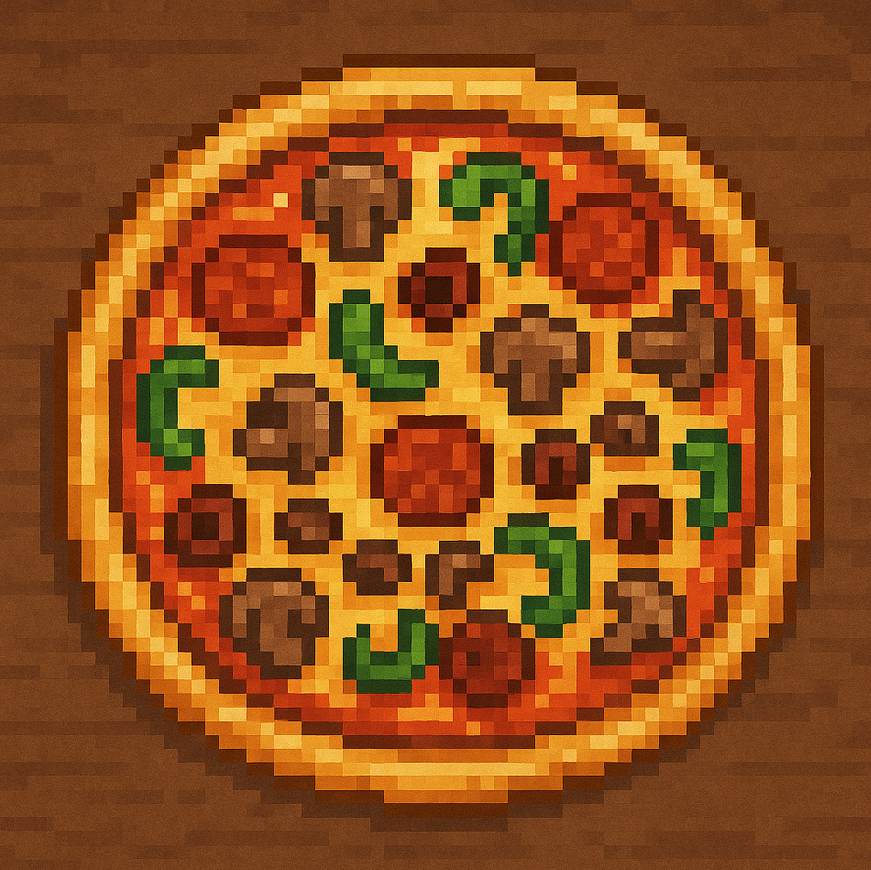
#> input picture input_image.png, 871 x 870 px
$ python semi_pixelated_to_perfect_pixel_V2.py
#> lines starting #> are read from the running program, lines starting #| are printed output that depends on the picture
# -*- coding: utf-8 -*-
"""
Semi-Pixelated to Perfect Pixel — Local Script (cleaned, minimal changes)

- Local-only: no Colab/Drive dependencies
- Uses files in the same folder as this script:
    - input:  input_image.png
    - output: fixed_image.png, intersections.txt
- Small fixes:
  * Respect show_plots parameter in batch mode
  * Save output to the correct output path (not the input path)
  * Light refactors + comments; major logic unchanged
"""

import os
import sys
from collections import Counter
from pathlib import Path

import cv2
import numpy as np
import matplotlib.pyplot as plt
from sklearn.cluster import DBSCAN


# === BATCH MODE (optional) ===
BATCH_MODE = False                 # set True to enable folder processing
INPUT_DIR = "input_images"         # folder with source images
OUTPUT_DIR = "output_images"       # folder to write results
BASE_OUTPUT_NAME = "fixed_image"   # produces fixed_image.png, fixed_image (2).png, ...

# === CONFIGURABLE PARAMETERS ===
SHOW_PLOTS = True  # default plotting behavior for single-image mode

# Minimum number of edge pixels required to consider a row/column as a line candidate
MIN_EDGE_PIXELS = 25

# === CANNY EDGE DETECTION PARAMETERS ===
CANNY_THRESHOLD_LOW = 30     # lower threshold for weak edges
CANNY_THRESHOLD_HIGH = 100   # upper threshold for strong edges

# DBSCAN parameters for clustering nearby detected lines
DBSCAN_EPS = 3               # max distance (in pixels) between clustered line positions
DBSCAN_MIN_SAMPLES = 1       # minimum samples per cluster (1 = even single line allowed)

# Internal runtime toggle so visualize() can respect run-time choice without changing many call sites
_CURRENT_SHOW_PLOTS = SHOW_PLOTS


# ---------- Helpers ----------
def fail(msg: str) -> None:
    print(f"[ERROR] {msg}", file=sys.stderr)
    raise SystemExit(1)


def check_image_readable(path: str, flag=cv2.IMREAD_COLOR) -> np.ndarray:
    img = cv2.imread(path, flag)
    if img is None:
        fail(f"Could not read image at '{path}'. Make sure the file exists and is a readable image.")
    return img


def smooth_edges(edges: np.ndarray, min_cluster_size: int = 3) -> np.ndarray:
    """
    Smooth the edges by eliminating clusters of adjacent edge pixels along rows.
    """
    smoothed = np.copy(edges)

    for i in range(edges.shape[0]):
        cluster = [0] if edges[i, 0] == 255 else []
        for j in range(1, edges.shape[1]):
            if edges[i, j] == 255 and (not cluster or j == cluster[-1] + 1):
                cluster.append(j)
            else:
                if len(cluster) >= min_cluster_size:
                    smoothed[i, cluster] = 0
                cluster = [j] if edges[i, j] == 255 else []
        if len(cluster) >= min_cluster_size:
            smoothed[i, cluster] = 0

    return smoothed


def cluster_line_positions(edge_mask_2d: np.ndarray, axis: str) -> np.ndarray:
    """
    Given a binary edge mask (255 for edge), cluster positions to find
    the dominant line coordinates.

    axis='rows'  -> find horizontal lines (varying along columns, index with y/row)
    axis='cols'  -> find vertical lines   (varying along rows, index with x/col)

    Returns a binary mask of the same shape with averaged line positions set to 255.
    """
    if axis == "rows":
        coords = np.where(edge_mask_2d == 255)[0].reshape(-1, 1)     # y-coords
    elif axis == "cols":
        coords = np.where(edge_mask_2d.T == 255)[0].reshape(-1, 1)   # x-coords via transpose
    else:
        fail("axis must be 'rows' or 'cols'")

    if coords.size == 0:
        fail("No edge pixels found to cluster. Try adjusting Canny thresholds.")

    # Count occurrences and filter out sparse coordinates
    counts = Counter(coords.flatten())
    filtered = np.array([pos for pos in coords if counts[pos[0]] > MIN_EDGE_PIXELS]).reshape(-1, 1)
    if filtered.size == 0:
        fail("Not enough repeated edge positions to cluster. The image might not be grid-like.")

    # Cluster nearby coordinates and average them into single lines
    clustering = DBSCAN(eps=DBSCAN_EPS, min_samples=DBSCAN_MIN_SAMPLES).fit(filtered)
    labels = clustering.labels_
    averaged_positions = [int(np.mean(filtered[labels == i])) for i in np.unique(labels)]

    out = np.zeros_like(edge_mask_2d, dtype=np.uint8)
    if axis == "rows":
        for y in averaged_positions:
            if 0 <= y < out.shape[0]:
                out[y, :] = 255
    else:
        for x in averaged_positions:
            if 0 <= x < out.shape[1]:
                out[:, x] = 255
    return out


def compute_midpoints_from_grid(grid_mask: np.ndarray) -> np.ndarray:
    """
    From a grid mask with 255 at horizontal and vertical lines, compute midpoints
    for each cell (grid square). Returns an (N, 2) array of (row, col) integer midpoints.
    """
    h, w = grid_mask.shape

    # Ensure a left boundary line exists to detect the first set of cells.
    if h > 1 and w > 1 and grid_mask[1, 0] != 255 and grid_mask[1, 1] != 255:
        grid_mask[:, 0] = 255

    intersections = []

    # Detect horizontal lines and collect intersection points where vertical lines meet them.
    for i in range(1, h):
        if grid_mask[i, 0] == 255 and grid_mask[i, 1] == 255:
            row_points = [[i, 0]]
            for j in range(w):
                if grid_mask[i, j] == 255 and i < h - 1 and grid_mask[i + 1, j] == 255:
                    row_points.append([i, j])
            if row_points:
                row_points.append([i, w - 1])
                intersections.append(row_points)

    # Ensure bottom boundary line is included for closing the last row of cells
    last_row = grid_mask[-1, :]
    last_points = [[h - 1, 0]]
    for j in range(w):
        if last_row[j] == 255 and grid_mask[-2, j] == 255:
            last_points.append([h - 1, j])
    last_points.append([h - 1, w - 1])
    intersections.append(last_points)

    # Compute midpoints between diagonal pairs of intersections
    mids = []
    for r in range(len(intersections) - 1):
        for c in range(len(intersections[r]) - 1):
            if c < len(intersections[r + 1]) - 1:
                mid_r = (intersections[r][c][0] + intersections[r + 1][c + 1][0]) / 2.0
                mid_c = (intersections[r][c][1] + intersections[r + 1][c + 1][1]) / 2.0
                mids.append([mid_r, mid_c])

    midpoints = np.array(mids).round().astype(int)
    if midpoints.size == 0:
        fail("Could not compute any cell midpoints. The detected grid might be degenerate.")
    return midpoints


def visualize(title: str, img: np.ndarray) -> None:
    # Respect the runtime toggle, so batch mode remains quiet.
    if not _CURRENT_SHOW_PLOTS:
        return
    plt.figure()
    if img.ndim == 2:
        plt.imshow(img, cmap="gray")
    else:
        plt.imshow(cv2.cvtColor(img, cv2.COLOR_BGR2RGB))
    plt.title(title)
    plt.axis("off")
    plt.show()


# [50 lines left out: functions next_available_output_path, batch_process_folder, not called in this run]


def run_pipeline(input_image_path="input_image.png",
                 output_image_path="fixed_image.png",
                 intersections_txt_path="intersections.txt",
                 show_plots=SHOW_PLOTS):
#> called with input_image_path = 'input_image.png', output_image_path = 'fixed_image.png', intersections_txt_path = 'intersections.txt', show_plots = True
    global _CURRENT_SHOW_PLOTS
    _CURRENT_SHOW_PLOTS = bool(show_plots)  # make visualize() respect this run's choice

    # Read images
    image_gray = check_image_readable(input_image_path, flag=cv2.IMREAD_GRAYSCALE)
    visualize("Grayscale Input", image_gray)

    # Edge detection
    edges = cv2.Canny(image_gray, CANNY_THRESHOLD_LOW, CANNY_THRESHOLD_HIGH)
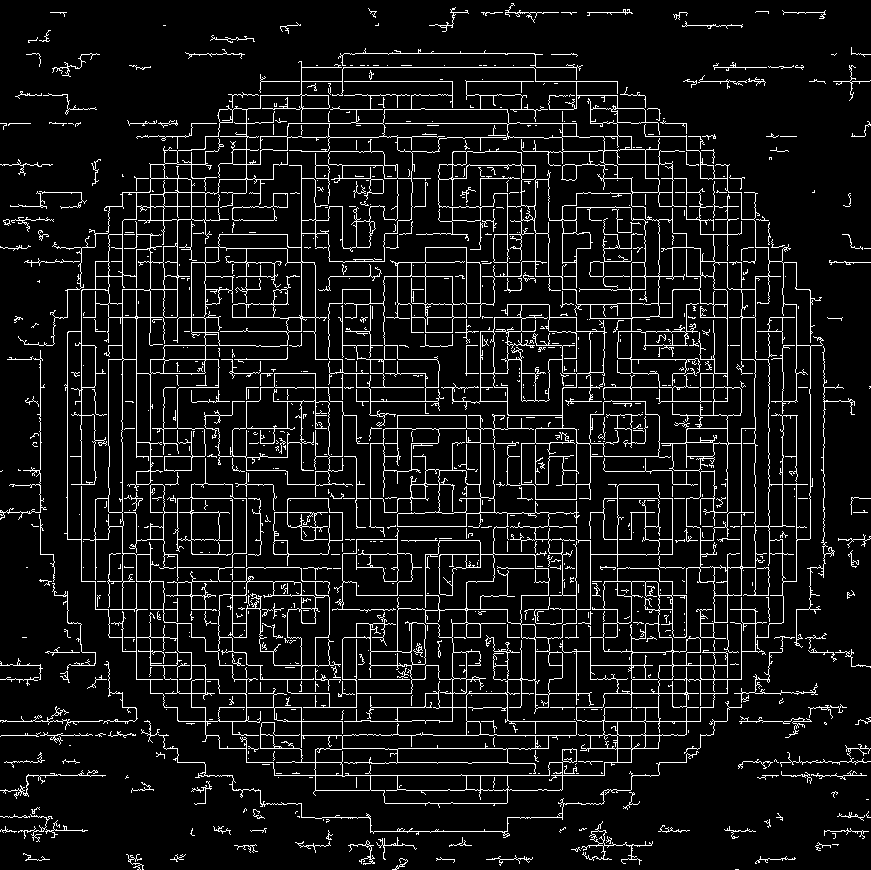
#> edges: shape (870, 871); 8.3% white in thin lines or dots
    visualize("Canny Edges", edges)

    # Smooth to keep only isolated row- or column-wise edges
    smoothed_rows = smooth_edges(edges)           # remove wide clusters along rows (keeps vertical-ish features)
#> after the loop in smooth_edges, `for i in range(edges.shape[0]):`: smoothed: shape (870, 871); 4.2% white in thin lines or dots
    smoothed_cols = smooth_edges(edges.T).T       # remove wide clusters along columns (keeps horizontal-ish features)
#> call 2 of smooth_edges, with min_cluster_size = 3
#> in smooth_edges (call 2), `smoothed = np.copy(edges)`: smoothed: shape (871, 870); 8.3% white in thin lines or dots
#> after the loop in smooth_edges (call 2), `for i in range(edges.shape[0]):`:
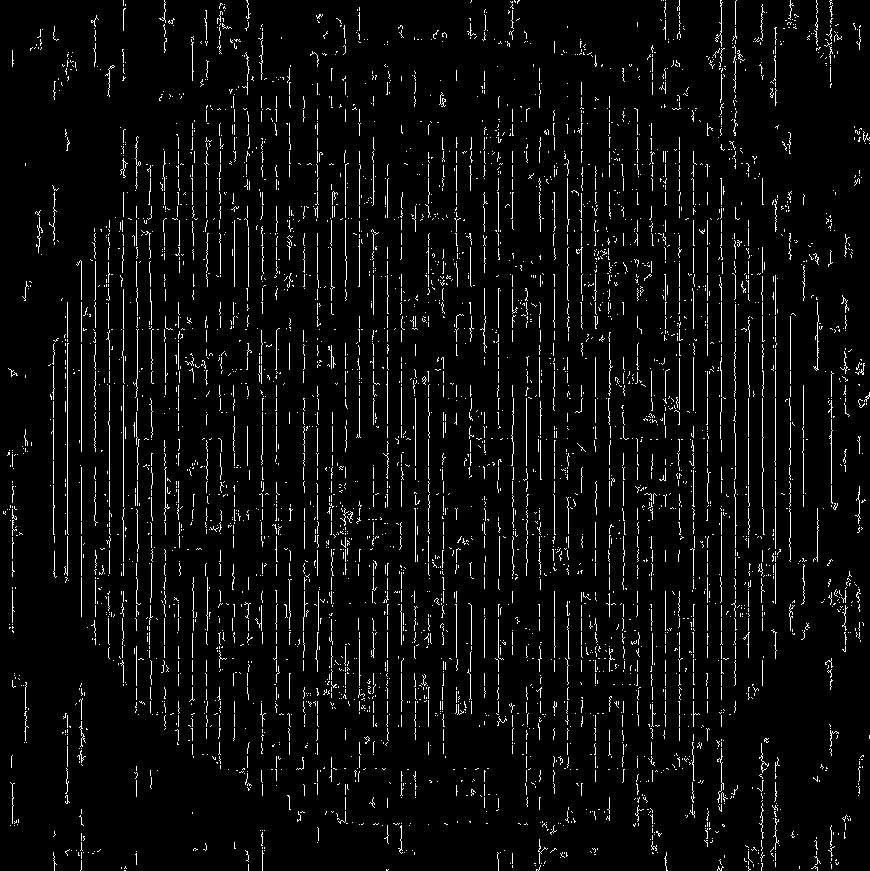
#> smoothed: shape (871, 870); 4.8% white in thin lines or dots
#> smoothed_cols: shape (870, 871); 4.8% white in thin lines or dots
    visualize("Smoothed Edges (Rows)", smoothed_rows)
    visualize("Smoothed Edges (Cols)", smoothed_cols)

    # Cluster horizontal and vertical lines
    merged_h = cluster_line_positions(smoothed_cols, axis="rows")
#> in cluster_line_positions, `counts = Counter(coords.flatten())`: counts = 855 items
#> in cluster_line_positions, `averaged_positions = [int(np.mean(filtered[labels == i])) for i in np...`: averaged_positions = 63 values from 12 to 863
#> the loop in cluster_line_positions, `for y in averaged_positions:` made 63 passes
#> y on passes 1 to 12: 12, 25, 39, 53, 66, 81, 94, 108, 122, 136, 150, 164
#> after the loop in cluster_line_positions, `for y in averaged_positions:`:
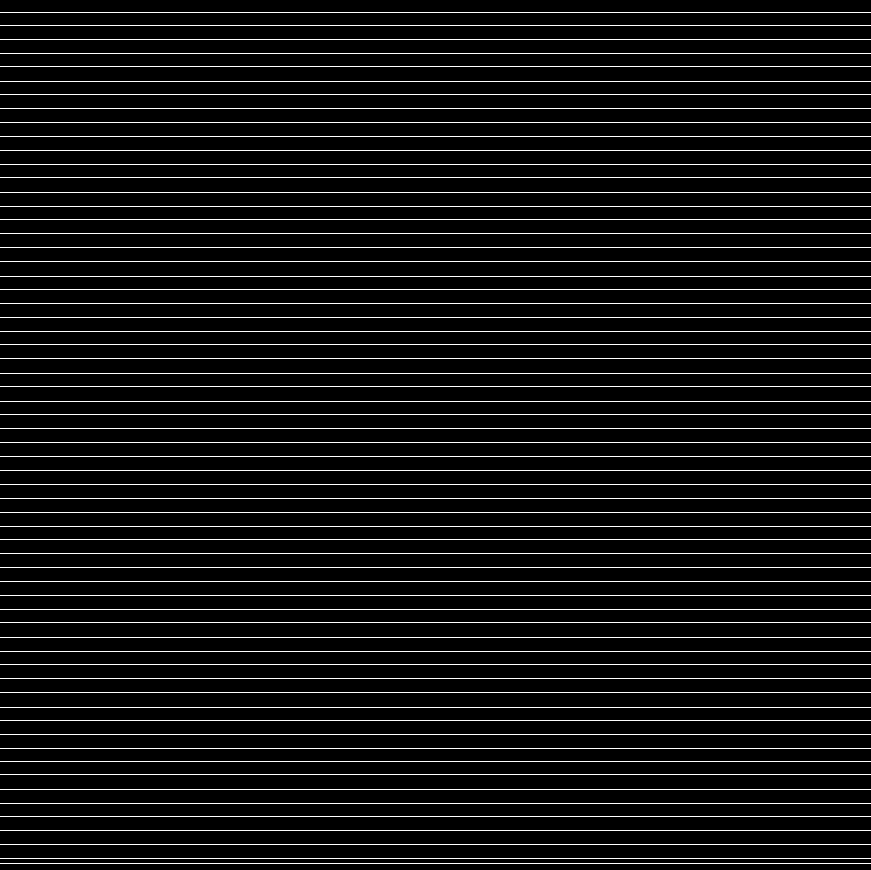
#> out: shape (870, 871); 7.2% white in thin lines or dots
    visualize("Merged Horizontal Lines", merged_h)

    merged_v = cluster_line_positions(smoothed_rows, axis="cols")
#> the loop in cluster_line_positions (call 2), `for x in averaged_positions:` made 62 passes
#> x on passes 1 to 12: 18, 27, 39, 53, 67, 80, 94, 108, 122, 136, 149, 163
#> after the loop in cluster_line_positions (call 2), `for x in averaged_positions:`: out: shape (870, 871); 7.1% white in thin lines or dots
    visualize("Merged Vertical Lines", merged_v)

    # Combine grid
    grid = np.maximum(merged_h, merged_v).astype(np.uint8)
#> grid: shape (870, 871); 13.8% white in thin lines or dots
    visualize("Combined Grid", grid)

    # Overlay grid on original for sanity-check (color input for overlay)
    image_color = check_image_readable(input_image_path, flag=cv2.IMREAD_COLOR)
#> in check_image_readable, img is the input picture: shape (870, 871, 3); mean B, G, R 26.7, 81.5, 147.2
    overlay = cv2.cvtColor(image_color.copy(), cv2.COLOR_BGR2RGB)
    if overlay.shape[:2] != grid.shape:
        overlay = cv2.resize(overlay, (grid.shape[1], grid.shape[0]))
    overlay[grid == 255] = [255, 0, 0]  # red grid overlay
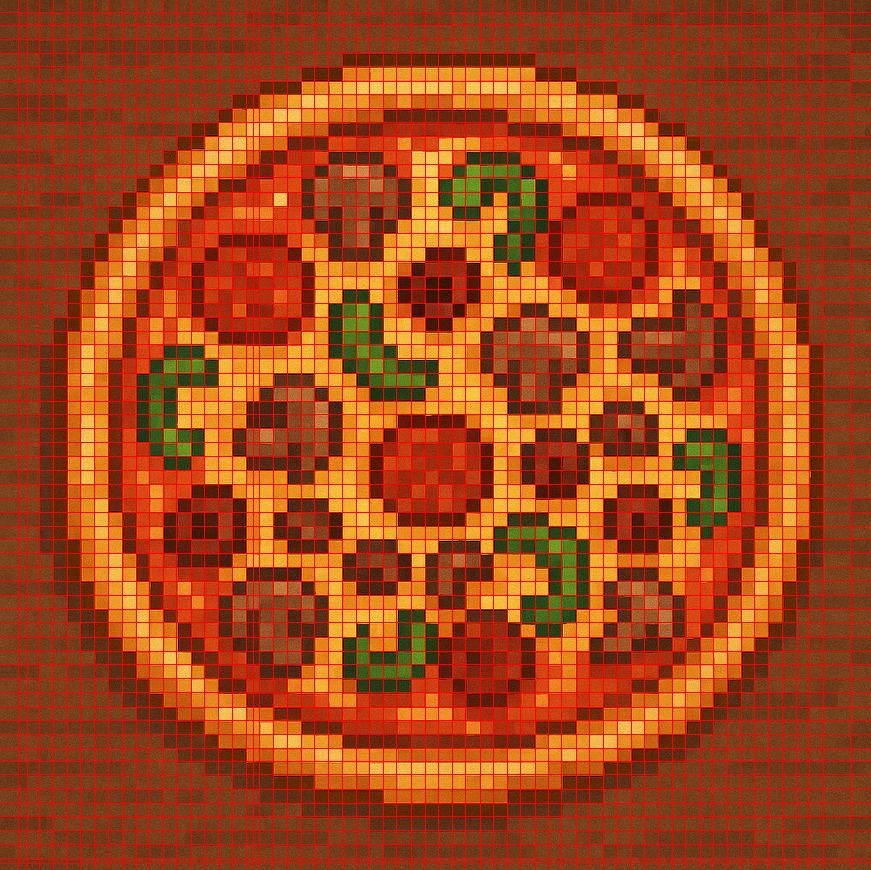
#> overlay: shape (870, 871, 3); mean R, G, B 162.3, 70.2, 23
    visualize("Grid Overlay", overlay)

    # Compute midpoints of grid cells
    midpoints = compute_midpoints_from_grid(grid)
#> in compute_midpoints_from_grid, `grid_mask[:, 0] = 255`:
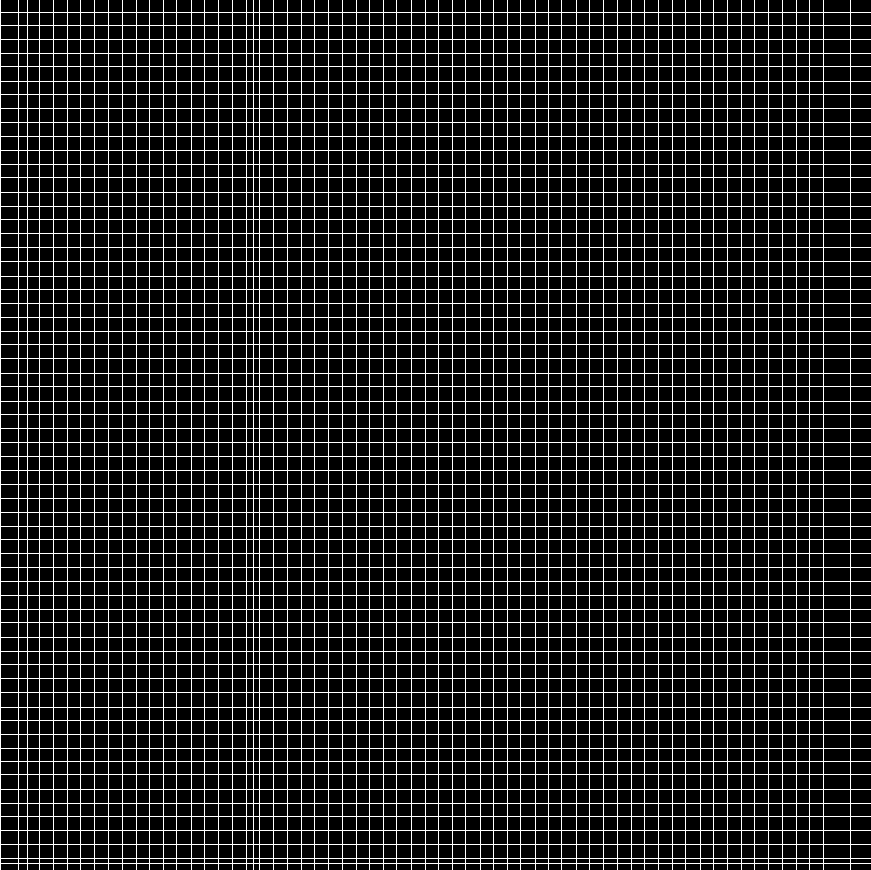
#> grid_mask: shape (870, 871); 14% white in thin lines or dots
#> after the loop in compute_midpoints_from_grid, `for i in range(1, h):`: intersections = 63 items
#> in compute_midpoints_from_grid, `last_row = grid_mask[-1, :]`: last_row = 871 values, max 255 at index 0, min 0 at index 1, mean 18.44
#> after the loop in compute_midpoints_from_grid, `for j in range(w):`: last_points = 64 pairs, first value 869 to 869, second value 0 to 850
#> the loop in compute_midpoints_from_grid, `for r in range(len(intersections) - 1):` made 63 passes
#> after the loop in compute_midpoints_from_grid, `for r in range(len(intersections) - 1):`: mids = 4032 pairs, first value 18.5 to 866, second value 0 to 860
#> in compute_midpoints_from_grid, `midpoints = np.array(mids).round().astype(int)`: midpoints = 4032 pairs, first value 18 to 866, second value 0 to 860

    # Save intersections (midpoints-based info) for debugging
    np.set_printoptions(threshold=sys.maxsize)
    with open(intersections_txt_path, "w", encoding="utf-8") as f:
        f.write(str(midpoints.tolist()))

    # Rebuild true pixel-art image by sampling original colors at cell midpoints
    unique_rows = np.unique(midpoints[:, 0]).shape[0]
#> unique_rows = 63
    unique_cols = np.unique(midpoints[:, 1]).shape[0]
#> unique_cols = 64

    new_img = np.zeros((unique_rows, unique_cols, 3), dtype=np.uint8)
    img_for_sampling = check_image_readable(input_image_path, flag=cv2.IMREAD_COLOR)
    if img_for_sampling.shape[:2] != grid.shape:
        img_for_sampling = cv2.resize(img_for_sampling, (grid.shape[1], grid.shape[0]))

    total = unique_rows * unique_cols
#> total = 4032
    if total > len(midpoints):
        fail("Midpoint count is smaller than expected grid size. The grid detection may have failed.")

    idx = 0
    for i in range(unique_rows):
        for j in range(unique_cols):
            x, y = midpoints[idx]  # (row, col)
            new_img[i, j] = img_for_sampling[int(x), int(y)]
            idx += 1
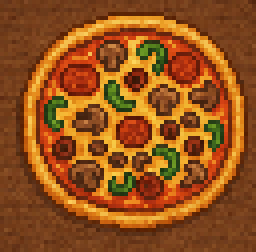
#> new_img: shape (63, 64, 3) (shown 4 times larger); mean B, G, R 26.7, 81.7, 147.9
#> after the loop, idx = 4032

    # Save reconstructed image to the CORRECT path
    cv2.imwrite(output_image_path, new_img)
    print(f"[OK] Wrote fixed image to: {output_image_path}")
    print(f"[OK] Wrote intersections to: {intersections_txt_path}")

    # reset runtime plotting to default global for safety (optional)
    _CURRENT_SHOW_PLOTS = SHOW_PLOTS


if __name__ == "__main__":
    if BATCH_MODE:
        batch_process_folder()
    else:
        run_pipeline()
